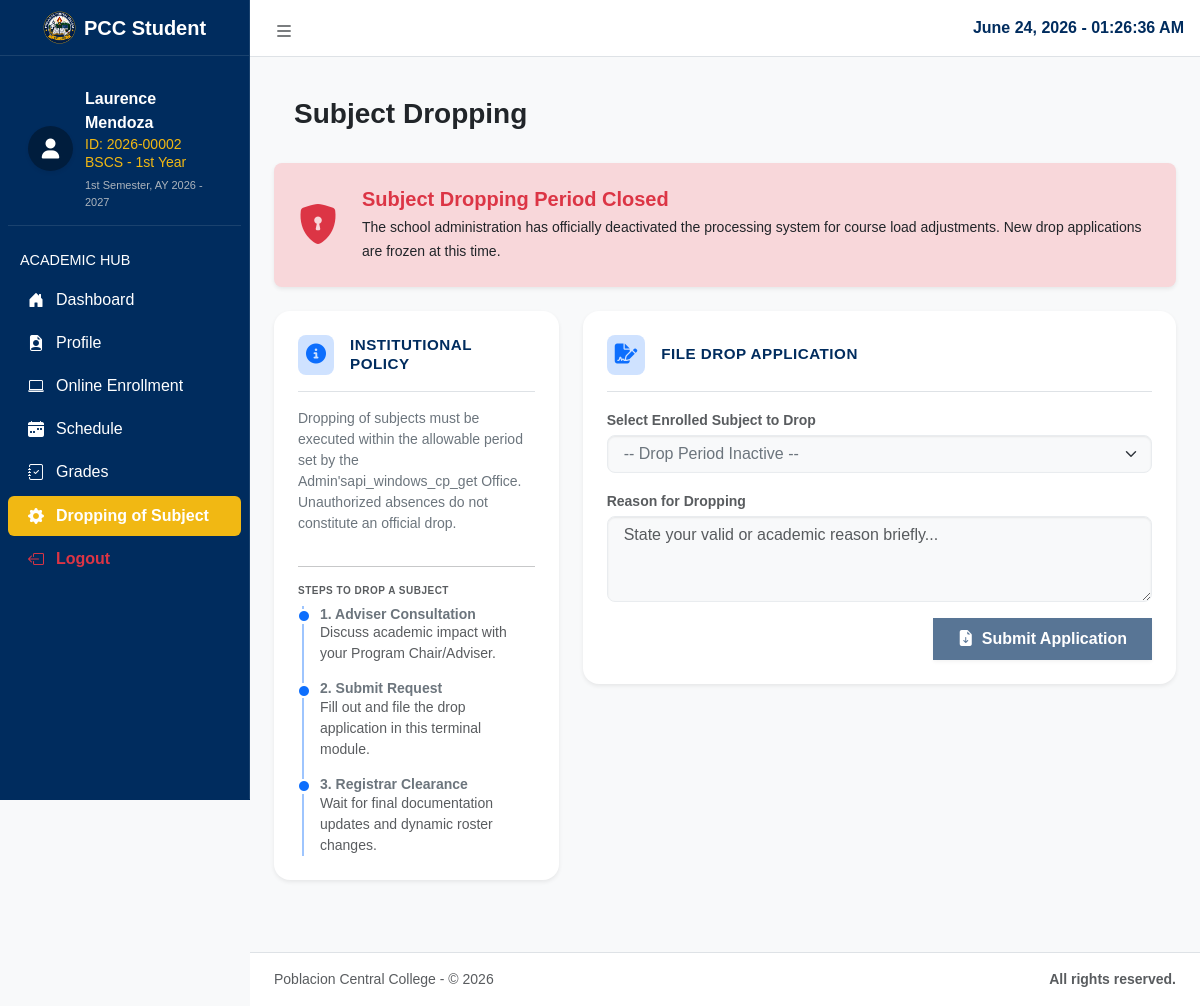
The page /student/old/old_student_drop.php (signed in) on the database its author committed.
### tables this page shows
CREATE TABLE `students` (
  `student_id` int(11) NOT NULL AUTO_INCREMENT,
  `student_number` varchar(20) NOT NULL,
  `password_hash` varchar(255) NOT NULL,
  `application_id` int(11) DEFAULT NULL,
  `first_name` varchar(50) NOT NULL,
  `middle_name` varchar(50) DEFAULT NULL,
  `last_name` varchar(50) NOT NULL,
  `suffix` varchar(10) DEFAULT NULL,
  `email` varchar(100) NOT NULL,
  `current_course` varchar(10) NOT NULL,
  `section` varchar(50) DEFAULT NULL,
  `year_level` int(11) DEFAULT 1,
  `classification` varchar(50) DEFAULT 'Regular',
  `created_at` timestamp NOT NULL DEFAULT current_timestamp(),
  `enrollment_status` varchar(50) DEFAULT 'Enrolled',
  `payment_method` varchar(50) DEFAULT 'Cashier',
  `payment_scheme` varchar(50) DEFAULT 'Full Payment',
  `gcash_ref_id` varchar(50) DEFAULT NULL,
  `gcash_receipt_path` varchar(255) DEFAULT NULL,
  PRIMARY KEY (`student_id`),
  UNIQUE KEY `student_number` (`student_number`),
  UNIQUE KEY `email` (`email`),
  KEY `current_course` (`current_course`),
  KEY `application_id` (`application_id`),
  CONSTRAINT `students_ibfk_1` FOREIGN KEY (`current_course`) REFERENCES `courses` (`course_code`),
  CONSTRAINT `students_ibfk_2` FOREIGN KEY (`application_id`) REFERENCES `applicants` (`application_id`)
);

CREATE TABLE `applicants` (
  `application_id` int(11) NOT NULL AUTO_INCREMENT,
  `reference_number` varchar(15) NOT NULL,
  `student_number` varchar(50) DEFAULT NULL,
  `classification` enum('freshman','transferee') NOT NULL,
  `year_level` int(11) DEFAULT 1,
  `academic_term` varchar(20) DEFAULT '1st Semester',
  `school_year` varchar(15) DEFAULT '2026-2027',
  `first_name` varchar(50) NOT NULL,
  `middle_name` varchar(50) DEFAULT NULL,
  `last_name` varchar(50) NOT NULL,
  `suffix` varchar(10) DEFAULT NULL,
  `date_of_birth` date NOT NULL,
  `gender` enum('Male','Female') NOT NULL,
  `civil_status` enum('Single','Married','Widowed') NOT NULL,
  `nationality` varchar(50) NOT NULL,
  `religious_affiliation` varchar(100) DEFAULT NULL,
  `email_address` varchar(100) NOT NULL,
  `mobile_number` varchar(20) NOT NULL,
  `address_region` varchar(50) NOT NULL,
  `address_province` varchar(50) NOT NULL,
  `address_city` varchar(50) NOT NULL,
  `address_barangay` varchar(50) NOT NULL,
  `address_street` varchar(150) NOT NULL,
  `preferred_program` varchar(10) NOT NULL,
  `guardian_id` int(11) DEFAULT NULL,
  `application_status` enum('Pending','Under Review','Approved','Rejected') DEFAULT 'Pending',
  `created_at` timestamp NOT NULL DEFAULT current_timestamp(),
  `address_postal` varchar(10) DEFAULT NULL,
  `shs_card_path` varchar(255) DEFAULT NULL,
  `psa_cert_path` varchar(255) DEFAULT NULL,
  `good_moral_path` varchar(255) DEFAULT NULL,
  `applicant_photo_path` varchar(255) DEFAULT NULL,
  PRIMARY KEY (`application_id`),
  UNIQUE KEY `reference_number` (`reference_number`),
  UNIQUE KEY `email_address` (`email_address`),
  KEY `preferred_program` (`preferred_program`),
  KEY `guardian_id` (`guardian_id`),
  CONSTRAINT `applicants_ibfk_1` FOREIGN KEY (`preferred_program`) REFERENCES `courses` (`course_code`),
  CONSTRAINT `applicants_ibfk_2` FOREIGN KEY (`guardian_id`) REFERENCES `guardians` (`guardian_id`) ON DELETE CASCADE
);

CREATE TABLE `system_settings` (
  `id` int(11) NOT NULL AUTO_INCREMENT,
  `school_year` varchar(20) NOT NULL DEFAULT '2026 - 2027',
  `semester` varchar(20) NOT NULL DEFAULT '1st Semester',
  `enrollment_status` varchar(20) NOT NULL DEFAULT 'Open',
  `grading_status` varchar(20) NOT NULL DEFAULT 'Closed',
  `system_maintenance` varchar(20) NOT NULL DEFAULT 'Disabled',
  `updated_at` timestamp NOT NULL DEFAULT current_timestamp() ON UPDATE current_timestamp(),
  `drop_subject_status` varchar(20) DEFAULT 'Open',
  PRIMARY KEY (`id`)
);

### student/old/old_student_drop.php (the view, shortened to what the rows shown need)
<?php
require_once '../../config/database_connect.php';
$student_number = $_SESSION['student_number'];
$student_data = null;
$applicant_data = null;
try {
    $s_stmt = $conn->prepare("SELECT * FROM students WHERE student_number = :sn LIMIT 1");
    $s_stmt->execute([':sn' => $student_number]);
    $student_data = $s_stmt->fetch(PDO::FETCH_ASSOC);
    if ($student_data) {
        $app_id = $student_data['application_id'];
        if (!empty($app_id)) {
            $a_stmt = $conn->prepare("SELECT * FROM applicants WHERE application_id = :aid LIMIT 1");
            $a_stmt->execute([':aid' => $app_id]);
            $applicant_data = $a_stmt->fetch(PDO::FETCH_ASSOC);
        }
    }
} catch (PDOException $e) {
    error_log("Profile Fetch Failure: " . $e->getMessage());
}
$current_school_year = '2026 - 2027';
$current_semester = '1st Semester';
try {
    $settings_stmt = $conn->query("SELECT school_year, semester FROM system_settings LIMIT 1");
    $settings_data = $settings_stmt->fetch(PDO::FETCH_ASSOC);
    if ($settings_data) {
        $current_school_year = $settings_data['school_year'];
        $current_semester = $settings_data['semester'];
    }
} catch (PDOException $e) {
}
$display_semester_year = $current_semester . ", AY " . $current_school_year;
$first_name = $student_data['first_name'] ?? ($applicant_data['first_name'] ?? 'Not Provided');
$middle_name = $student_data['middle_name'] ?? ($applicant_data['middle_name'] ?? '');
$last_name = $student_data['last_name'] ?? ($applicant_data['last_name'] ?? 'Not Provided');
$suffix = $student_data['suffix'] ?? ($applicant_data['suffix'] ?? '');
$display_name = trim(preg_replace('/\s+/', ' ', "$first_name $middle_name $last_name $suffix"));
$course_code = $student_data['current_course'] ?? 'BSIT';
$year_level_raw = intval($student_data['year_level'] ?? 3);
$suffix_str = ($year_level_raw == 1) ? 'st' : (($year_level_raw == 2) ? 'nd' : (($year_level_raw == 3) ? 'rd' : 'th'));
$formatted_rank = "{$course_code} - {$year_level_raw}{$suffix_str} Year";
?>
<!DOCTYPE html>
<html lang="en">
<head>
    <link rel="stylesheet" href="https://cdn.jsdelivr.net/npm/@fontsource/source-sans-3@5.0.12/index.css" media="print" onload="this.media = 'all'" />
    <link rel="stylesheet" href="https://cdn.jsdelivr.net/npm/bootstrap-icons@1.13.1/font/bootstrap-icons.min.css" />
    <link rel="stylesheet" href="../../assets/css/adminlte.css" />
    <link rel="stylesheet" href="https://cdnjs.cloudflare.com/ajax/libs/font-awesome/6.4.0/css/all.min.css">
    <link href="https://cdn.jsdelivr.net/npm/bootstrap@5.3.2/dist/css/bootstrap.min.css" rel="stylesheet">
</head>
<body class="fixed-header sidebar-expand-lg bg-body-tertiary">
    <div class="app-wrapper">
        <aside class="app-sidebar sidebar-bg">
            <div class="sidebar-wrapper" style="border-right: 1px solid rgba(255, 255, 255, 0.1)">
                <nav class="mt-2">
                    <div class="user-profile">
                        <div class="user-info">
                            <div class="username"><?php echo htmlspecialchars($display_name); ?></div>
                            <div class="status-text small" style="color: #f1b813; margin-top: -1px;">ID:
                                <?php echo htmlspecialchars($student_number); ?>
                            </div>
                            <div class="status-text small" style="color: #f1b813; margin-top: -3px;">
                                <?php echo htmlspecialchars($formatted_rank); ?>
                            </div>
                            <span class="sidebar-semester-text"><?php echo $display_semester_year; ?></span>
                        </div>
                    </div>
                </nav>
            </div>
        </aside>
    </div>
</body>
</html>

### rows shown on the page
students: display_name "Laurence Mendoza", formatted_rank "BSCS - 1st Year"
system_settings: display_semester_year "1st Semester, AY 2026 - 2027"

### other values the page prints
$student_number "2026-00002"
